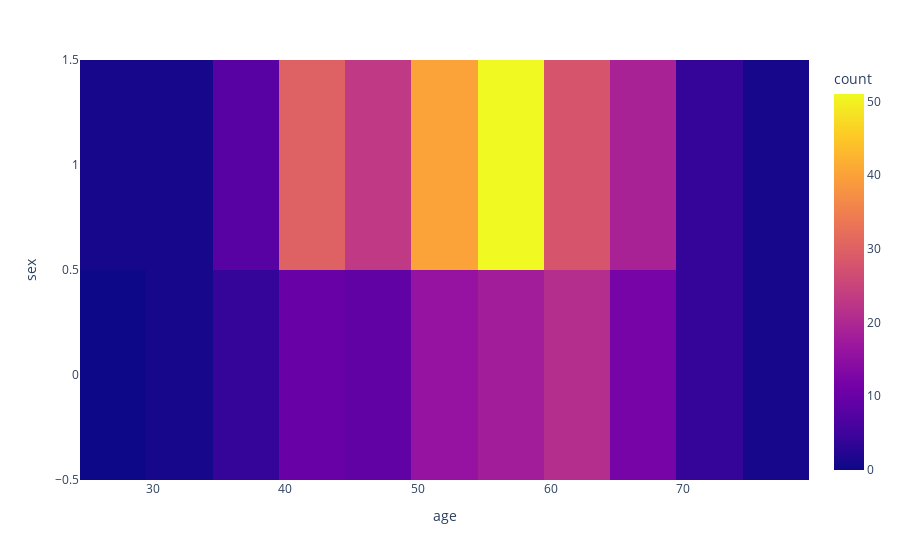

Notebook cell for this chart:
### Markdown cell above
### Density Heatmap of Age and Sex

### Code cell
px.density_heatmap(data_frame=df, x='age', y='sex' )

### Figure 1 — Plotly figure (JSON) as saved in the notebook; plotly's stock layout.template omitted (floating-point values rounded to 4 significant figures; data arrays with more than 128 entries replaced by an {"elided": "..."} marker saying what was removed)
{"data": [{"coloraxis": "coloraxis", "hovertemplate": "age=%{x}<br>sex=%{y}<br>count=%{z}<extra></extra>", "name": "", "type": "histogram2d", "x": {"elided": "302 int values"}, "xaxis": "x", "xbingroup": "x", "y": {"elided": "302 int values"}, "yaxis": "y", "ybingroup": "y"}], "layout": {"coloraxis": {"colorbar": {"title": {"text": "count"}}, "colorscale": [[0, "#0d0887"], [0.1111, "#46039f"], [0.2222, "#7201a8"], [0.3333, "#9c179e"], [0.4444, "#bd3786"], [0.5556, "#d8576b"], [0.6667, "#ed7953"], [0.7778, "#fb9f3a"], [0.8889, "#fdca26"], [1, "#f0f921"]]}, "legend": {"tracegroupgap": 0}, "margin": {"t": 60}, "xaxis": {"anchor": "y", "domain": [0, 1], "title": {"text": "age"}}, "yaxis": {"anchor": "x", "domain": [0, 1], "title": {"text": "sex"}}}}
